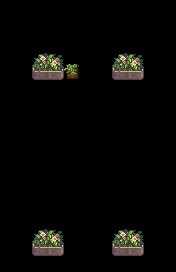

This is a level from a 2D game, rendered from its Tiled map with the project's own tilesets. A one-line summary and the complete map file follow:
An orthogonal 11x17 tile map with 16x16 px tiles, 2 tile layers (Buildings, Front).

<map version="1.10" tiledversion="1.10.2" orientation="orthogonal" renderorder="right-down" compressionlevel="0" width="11" height="17" tilewidth="16" tileheight="16" infinite="0" nextlayerid="17" nextobjectid="11">
 <properties>
  <property name="AmbientLight" value="255 255 255" />
  <property name="IsGreenhouse" value="T" />
  <property name="Warp" value="5 17 Farm 28 16" />
 </properties>
 <tileset firstgid="1" name="Rustic_InteriorDecor" tilewidth="16" tileheight="16" tilecount="18" columns="6">
  <image source="Rustic_InteriorDecor.png" width="96" height="48" />
 </tileset>
 <layer id="2" name="Buildings" width="11" height="17">
  <data encoding="csv">
0,0,0,0,0,0,0,0,0,0,0,
0,0,0,0,0,0,0,0,0,0,0,
0,0,0,0,0,0,0,0,0,0,0,
0,0,0,0,0,0,0,0,0,0,0,
0,0,14,15,2,0,0,14,15,0,0,
0,0,0,0,0,0,0,0,0,0,0,
0,0,0,0,0,0,0,0,0,0,0,
0,0,0,0,0,0,0,0,0,0,0,
0,0,0,0,0,0,0,0,0,0,0,
0,0,0,0,0,0,0,0,0,0,0,
0,0,0,0,0,0,0,0,0,0,0,
0,0,0,0,0,0,0,0,0,0,0,
0,0,0,0,0,0,0,0,0,0,0,
0,0,0,0,0,0,0,0,0,0,0,
0,0,0,0,0,0,0,0,0,0,0,
0,0,14,15,0,0,0,14,15,0,0,
0,0,0,0,0,0,0,0,0,0,0
</data>
 </layer>
 <layer id="3" name="Front" width="11" height="17">
  <data encoding="csv">
0,0,0,0,0,0,0,0,0,0,0,
0,0,0,0,0,0,0,0,0,0,0,
0,0,0,0,0,0,0,0,0,0,0,
0,0,8,9,0,0,0,8,9,0,0,
0,0,0,0,0,0,0,0,0,0,0,
0,0,0,0,0,0,0,0,0,0,0,
0,0,0,0,0,0,0,0,0,0,0,
0,0,0,0,0,0,0,0,0,0,0,
0,0,0,0,0,0,0,0,0,0,0,
0,0,0,0,0,0,0,0,0,0,0,
0,0,0,0,0,0,0,0,0,0,0,
0,0,0,0,0,0,0,0,0,0,0,
0,0,0,0,0,0,0,0,0,0,0,
0,0,0,0,0,0,0,0,0,0,0,
0,0,8,9,0,0,0,8,9,0,0,
0,0,14,15,0,0,0,14,15,0,0,
0,0,0,0,0,0,0,0,0,0,0
</data>
 </layer>
</map>
